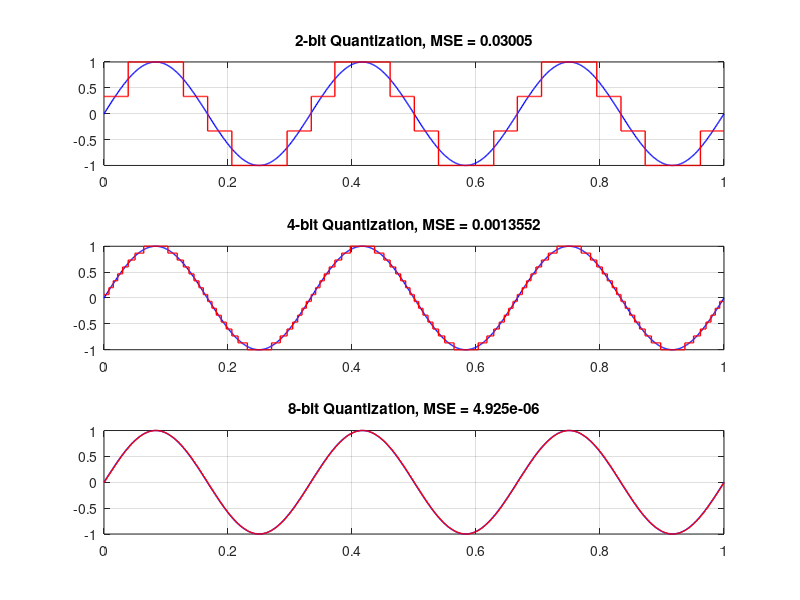

Write the MATLAB code that produced this figure.
%{
  Problem 9: Effect of Bit Resolution
• Quantize signal using 2, 4, 8 bits 
• Compare signal quality and error  
%}

% Problem 9: Effect of Bit Resolution
% Quantize a signal using 2, 4, and 8 bits

clc;
clear;
close all;
t = linspace(0,1,1000);
x = sin(2*pi*3*t);
bits_list = [2 4 8];
 
figure;
for i = 1:3
    bits = bits_list(i);
    L = 2^bits;
    xq = round((x+1)/2*(L-1)) / (L-1) * 2 - 1;
    mse = mean((x-xq).^2);
 
    subplot(3,1,i);
    plot(t,x, 'blue', 'LineWidth',1); hold on;
    stairs(t,xq,'r', 'LineWidth',1);
    title([num2str(bits) '-bit Quantization, MSE = ' num2str(mse)]);
    grid on;
end;
